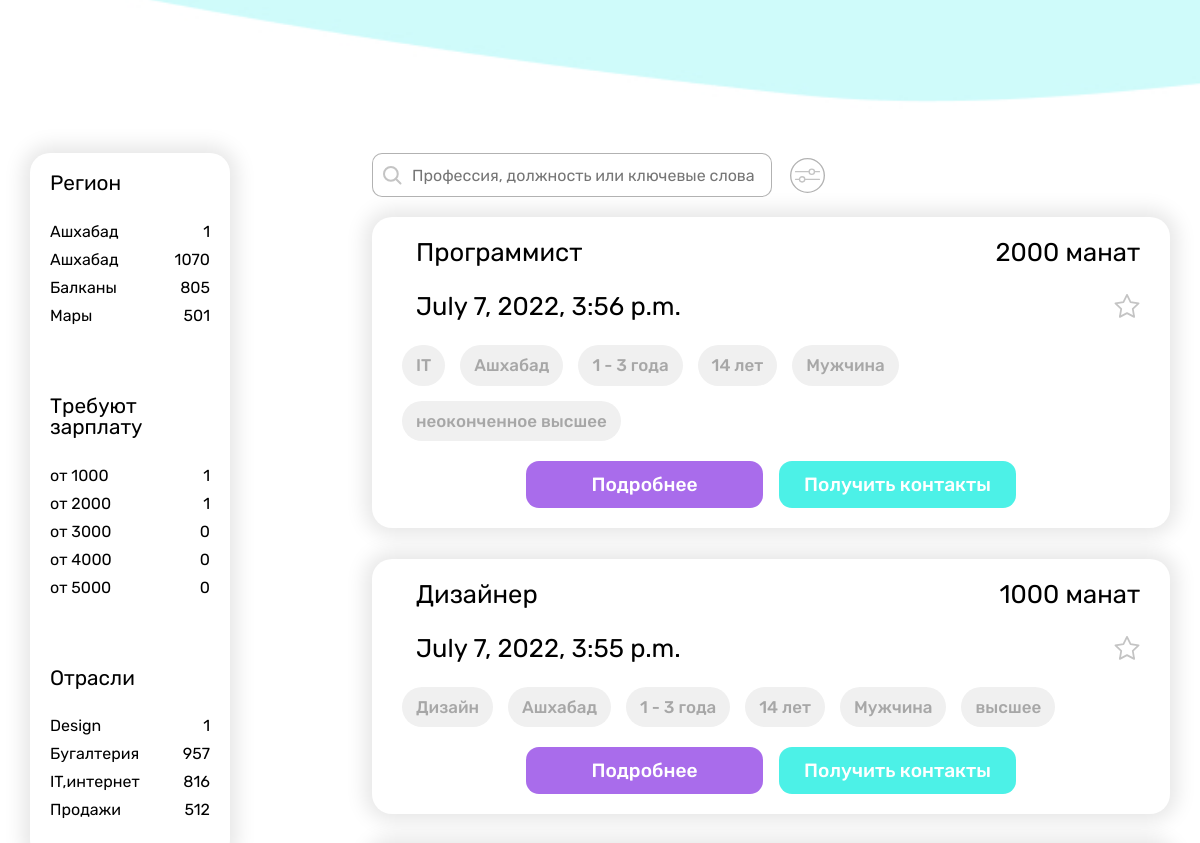
Before: / (middle part) with the older database file.
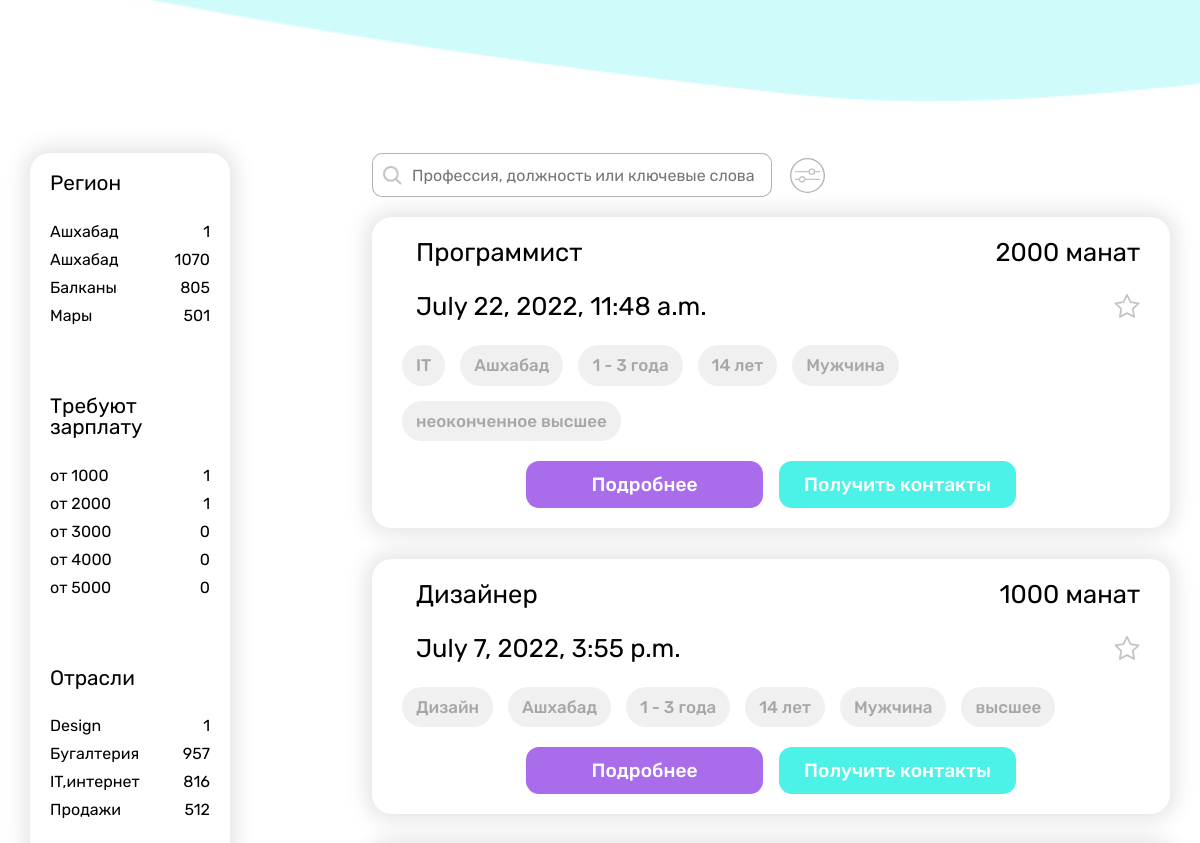
After: the same page with the newer database file.
### vacancy/models.py (models this page shows, shortened)
class Vacancy(models.Model):
    creator = models.ForeignKey(User, on_delete=models.CASCADE)
    position = models.CharField(max_length=65)
    sphere = models.CharField(max_length=100)
    min_salary = models.IntegerField(default=0)
    max_salary = models.IntegerField()
    registration = models.CharField(max_length=100, default='не имеет значения')
    experience = models.CharField(max_length=65)
    min_age = models.IntegerField()
    max_age = models.IntegerField()
    sex = models.CharField(max_length=65, default='не имеет значения')
    education = models.CharField(max_length=65)
    responsibilities = models.TextField()
    work_terms = models.TextField()
    busyness = models.CharField(max_length=65, default='')
    work_graph = models.CharField(max_length=65)
    payment = models.TextField(default='')
    views = models.IntegerField(default=0)
    creation_date = models.DateTimeField(auto_now_add=True)
    class Meta:
        verbose_name_plural = "Vacancies"

### main/views.py (the view)
# urls.py: 2. Add a URL to urlpatterns:  path('', views.home, name='home')
def home(request):
    if hasattr(request.user, 'employee'):
        suffix = '_employee'
        context = get_data('employee')
    elif hasattr(request.user, 'hirer'):
        suffix = '_hirer'
        context = get_data('hirer')
    else:
        suffix = ''
        context = get_data('employee')
    context.update(get_footer())
    return render(request, f'main/home{suffix}.html', context)

### main/utils.py (called while the page is built)
def get_footer():
    data = {
        'cv_num': CV.objects.count(),
        'vacancy_num': Vacancy.objects.count(),
        'user_num': User.objects.count()
    }
    return data

### main/templates/main/home.html (shortened to what the changed rows need)
{% extends "main/base.html" %}
{% load static %}
{% block content %}
<div class="container__main pad-0 w-1920">
   <div class="result">
      <div class="container__content">
         <div class="result__inner">
            <section class="result__vacancy" id="fav__btn__wrapper">
               <div id="result__vacancy__inner">
                  {% for vacancy in vacancies %}
                  <div class="vacancy__card" id="fav__btn__wrapper">
                     <div class="vac__card__inner">
                        <div class="vac__heading">
                           <h2 class="vac__heading__item">{{ vacancy.position }}</h2>
                           <h2 class="vac__heading__item">{{ vacancy.min_salary }} манат</h2>
                        </div>
                        <div class="vac__heading">
                           <h2 class="vac__heading__item">{{ vacancy.creation_date }}</h2>
                           <svg width="26px" height="24px">
                              <use xlink:href="#favorites__str" width="26px" height="24px" class="vac__ico"></use>
                           </svg>
                        </div>
                        <div class="vac__categories">
                           <span class="vac__cat__item two-col">{{ vacancy.sphere }}</span>
                           <span class="vac__cat__item">{{ vacancy.registration }}</span>
                           <span class="vac__cat__item">{{ vacancy.experience }}</span>
                           <span class="vac__cat__item">{{ vacancy.min_age }} лет</span>
                           <span class="vac__cat__item">{{ vacancy.sex }}</span>
                           <span class="vac__cat__item two-col">{{ vacancy.education }}</span>
                        </div>
                        <div class="vac__btns">
                           <a href="{% url 'vacancy-info' vacancy.id %}" class="vac__btns__item purp__btn"
                              target="_blank">Подробнее</a>
                           <a href="{% url 'get-contact' vacancy.contact.id %}" class="vac__btns__item green__btn"
                              target="_blank">Получить контакты</a>
                        </div>
                     </div>
                  </div>
                  {% endfor %}
               </div>
            </section>
         </div>
      </div>
   </div>
</div>
{% endblock %}

Changed rows visible on the page:
changed Vacancy "Программист": creation_date "July 7, 2022, 3:56 p.m." → "July 22, 2022, 11:48 a.m."
